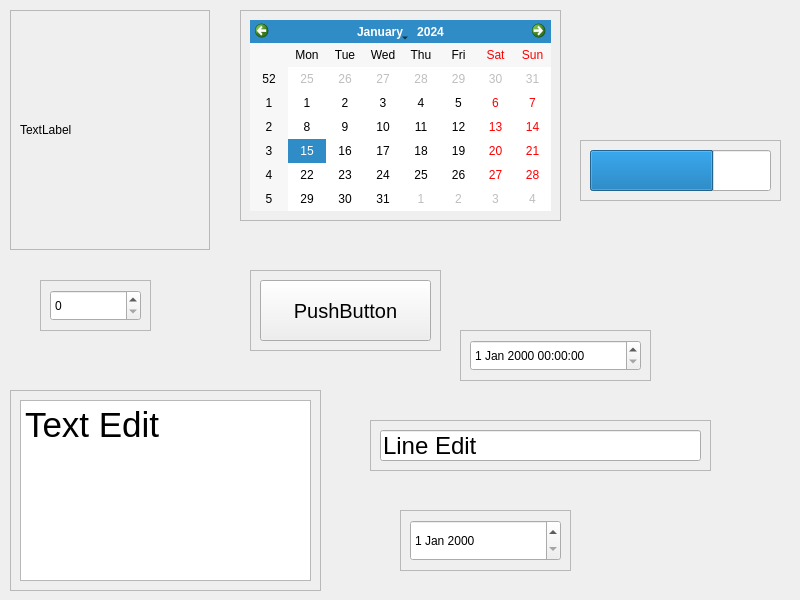
<?xml version="1.0" encoding="UTF-8"?>
<ui version="4.0">
 <class>Widget</class>
 <widget class="QWidget" name="Widget">
  <property name="geometry">
   <rect>
    <x>0</x>
    <y>0</y>
    <width>800</width>
    <height>600</height>
   </rect>
  </property>
  <property name="windowTitle">
   <string>Widget</string>
  </property>
  <property name="styleSheet">
   <string notr="true"/>
  </property>
  <widget class="DynamicBorderFrame" name="frame">
   <property name="geometry">
    <rect>
     <x>250</x>
     <y>270</y>
     <width>191</width>
     <height>81</height>
    </rect>
   </property>
   <property name="frameShape">
    <enum>QFrame::StyledPanel</enum>
   </property>
   <property name="frameShadow">
    <enum>QFrame::Raised</enum>
   </property>
   <layout class="QFormLayout" name="formLayout">
    <property name="leftMargin">
     <number>9</number>
    </property>
    <property name="topMargin">
     <number>9</number>
    </property>
    <property name="rightMargin">
     <number>9</number>
    </property>
    <property name="bottomMargin">
     <number>9</number>
    </property>
    <item row="0" column="0" colspan="2">
     <widget class="QPushButton" name="pushButton">
      <property name="sizePolicy">
       <sizepolicy hsizetype="Expanding" vsizetype="Expanding">
        <horstretch>0</horstretch>
        <verstretch>0</verstretch>
       </sizepolicy>
      </property>
      <property name="font">
       <font>
        <pointsize>15</pointsize>
       </font>
      </property>
      <property name="text">
       <string>PushButton</string>
      </property>
     </widget>
    </item>
   </layout>
  </widget>
  <widget class="DynamicBorderFrame" name="frame_2">
   <property name="geometry">
    <rect>
     <x>10</x>
     <y>390</y>
     <width>311</width>
     <height>201</height>
    </rect>
   </property>
   <property name="frameShape">
    <enum>QFrame::StyledPanel</enum>
   </property>
   <property name="frameShadow">
    <enum>QFrame::Raised</enum>
   </property>
   <layout class="QFormLayout" name="formLayout_2">
    <item row="0" column="0" colspan="2">
     <widget class="QTextEdit" name="textEdit">
      <property name="html">
       <string>&lt;!DOCTYPE HTML PUBLIC &quot;-//W3C//DTD HTML 4.0//EN&quot; &quot;http://www.w3.org/TR/REC-html40/strict.dtd&quot;&gt;
&lt;html&gt;&lt;head&gt;&lt;meta name=&quot;qrichtext&quot; content=&quot;1&quot; /&gt;&lt;meta charset=&quot;utf-8&quot; /&gt;&lt;style type=&quot;text/css&quot;&gt;
p, li { white-space: pre-wrap; }
hr { height: 1px; border-width: 0; }
li.unchecked::marker { content: &quot;\2610&quot;; }
li.checked::marker { content: &quot;\2612&quot;; }
&lt;/style&gt;&lt;/head&gt;&lt;body style=&quot; font-family:'Microsoft YaHei UI'; font-size:9pt; font-weight:400; font-style:normal;&quot;&gt;
&lt;p style=&quot; margin-top:0px; margin-bottom:0px; margin-left:0px; margin-right:0px; -qt-block-indent:0; text-indent:0px;&quot;&gt;&lt;span style=&quot; font-size:26pt;&quot;&gt;Text Edit&lt;/span&gt;&lt;/p&gt;&lt;/body&gt;&lt;/html&gt;</string>
      </property>
     </widget>
    </item>
   </layout>
  </widget>
  <widget class="DynamicBorderFrame" name="frame_3">
   <property name="geometry">
    <rect>
     <x>370</x>
     <y>420</y>
     <width>341</width>
     <height>51</height>
    </rect>
   </property>
   <property name="frameShape">
    <enum>QFrame::StyledPanel</enum>
   </property>
   <property name="frameShadow">
    <enum>QFrame::Raised</enum>
   </property>
   <layout class="QFormLayout" name="formLayout_3">
    <item row="0" column="0" colspan="2">
     <widget class="QLineEdit" name="lineEdit">
      <property name="sizePolicy">
       <sizepolicy hsizetype="Expanding" vsizetype="Expanding">
        <horstretch>0</horstretch>
        <verstretch>0</verstretch>
       </sizepolicy>
      </property>
      <property name="font">
       <font>
        <pointsize>18</pointsize>
       </font>
      </property>
      <property name="text">
       <string>Line Edit</string>
      </property>
     </widget>
    </item>
   </layout>
  </widget>
  <widget class="DynamicBorderFrame" name="frame_4">
   <property name="geometry">
    <rect>
     <x>580</x>
     <y>140</y>
     <width>201</width>
     <height>61</height>
    </rect>
   </property>
   <property name="frameShape">
    <enum>QFrame::StyledPanel</enum>
   </property>
   <property name="frameShadow">
    <enum>QFrame::Raised</enum>
   </property>
   <layout class="QFormLayout" name="formLayout_4">
    <item row="0" column="0" colspan="2">
     <widget class="QProgressBar" name="progressBar">
      <property name="sizePolicy">
       <sizepolicy hsizetype="Expanding" vsizetype="Expanding">
        <horstretch>0</horstretch>
        <verstretch>0</verstretch>
       </sizepolicy>
      </property>
      <property name="value">
       <number>68</number>
      </property>
      <property name="textVisible">
       <bool>false</bool>
      </property>
     </widget>
    </item>
   </layout>
  </widget>
  <widget class="DynamicBorderFrame" name="frame_5">
   <property name="geometry">
    <rect>
     <x>10</x>
     <y>10</y>
     <width>200</width>
     <height>240</height>
    </rect>
   </property>
   <property name="maximumSize">
    <size>
     <width>200</width>
     <height>240</height>
    </size>
   </property>
   <property name="sizeIncrement">
    <size>
     <width>0</width>
     <height>0</height>
    </size>
   </property>
   <property name="frameShape">
    <enum>QFrame::StyledPanel</enum>
   </property>
   <property name="frameShadow">
    <enum>QFrame::Raised</enum>
   </property>
   <layout class="QFormLayout" name="formLayout_5">
    <item row="0" column="0" colspan="2">
     <widget class="QLabel" name="label">
      <property name="sizePolicy">
       <sizepolicy hsizetype="Expanding" vsizetype="Expanding">
        <horstretch>0</horstretch>
        <verstretch>0</verstretch>
       </sizepolicy>
      </property>
      <property name="text">
       <string>TextLabel</string>
      </property>
     </widget>
    </item>
   </layout>
  </widget>
  <widget class="DynamicBorderFrame" name="frame_6">
   <property name="geometry">
    <rect>
     <x>400</x>
     <y>510</y>
     <width>171</width>
     <height>61</height>
    </rect>
   </property>
   <property name="frameShape">
    <enum>QFrame::StyledPanel</enum>
   </property>
   <property name="frameShadow">
    <enum>QFrame::Raised</enum>
   </property>
   <layout class="QFormLayout" name="formLayout_6">
    <item row="0" column="0" colspan="2">
     <widget class="QDateEdit" name="dateEdit">
      <property name="sizePolicy">
       <sizepolicy hsizetype="Expanding" vsizetype="Expanding">
        <horstretch>0</horstretch>
        <verstretch>0</verstretch>
       </sizepolicy>
      </property>
     </widget>
    </item>
   </layout>
  </widget>
  <widget class="DynamicBorderFrame" name="frame_7">
   <property name="geometry">
    <rect>
     <x>460</x>
     <y>330</y>
     <width>191</width>
     <height>51</height>
    </rect>
   </property>
   <property name="frameShape">
    <enum>QFrame::StyledPanel</enum>
   </property>
   <property name="frameShadow">
    <enum>QFrame::Raised</enum>
   </property>
   <layout class="QFormLayout" name="formLayout_7">
    <item row="0" column="0" colspan="2">
     <widget class="QDateTimeEdit" name="dateTimeEdit">
      <property name="sizePolicy">
       <sizepolicy hsizetype="Expanding" vsizetype="Expanding">
        <horstretch>0</horstretch>
        <verstretch>0</verstretch>
       </sizepolicy>
      </property>
     </widget>
    </item>
   </layout>
  </widget>
  <widget class="DynamicBorderFrame" name="frame_8">
   <property name="geometry">
    <rect>
     <x>40</x>
     <y>280</y>
     <width>111</width>
     <height>51</height>
    </rect>
   </property>
   <property name="frameShape">
    <enum>QFrame::StyledPanel</enum>
   </property>
   <property name="frameShadow">
    <enum>QFrame::Raised</enum>
   </property>
   <layout class="QFormLayout" name="formLayout_8">
    <item row="0" column="0" colspan="2">
     <widget class="QSpinBox" name="spinBox">
      <property name="sizePolicy">
       <sizepolicy hsizetype="Expanding" vsizetype="Expanding">
        <horstretch>0</horstretch>
        <verstretch>0</verstretch>
       </sizepolicy>
      </property>
     </widget>
    </item>
   </layout>
  </widget>
  <widget class="DynamicBorderFrame" name="frame_9">
   <property name="geometry">
    <rect>
     <x>240</x>
     <y>10</y>
     <width>321</width>
     <height>211</height>
    </rect>
   </property>
   <property name="frameShape">
    <enum>QFrame::StyledPanel</enum>
   </property>
   <property name="frameShadow">
    <enum>QFrame::Raised</enum>
   </property>
   <layout class="QFormLayout" name="formLayout_9">
    <item row="0" column="0" colspan="2">
     <widget class="QCalendarWidget" name="calendarWidget">
      <property name="sizePolicy">
       <sizepolicy hsizetype="Expanding" vsizetype="Expanding">
        <horstretch>0</horstretch>
        <verstretch>0</verstretch>
       </sizepolicy>
      </property>
     </widget>
    </item>
   </layout>
  </widget>
 </widget>
 <customwidgets>
  <customwidget>
   <class>DynamicBorderFrame</class>
   <extends>QFrame</extends>
   <header location="global">dynamicborderframe.h</header>
   <container>1</container>
  </customwidget>
 </customwidgets>
 <resources/>
 <connections/>
</ui>
